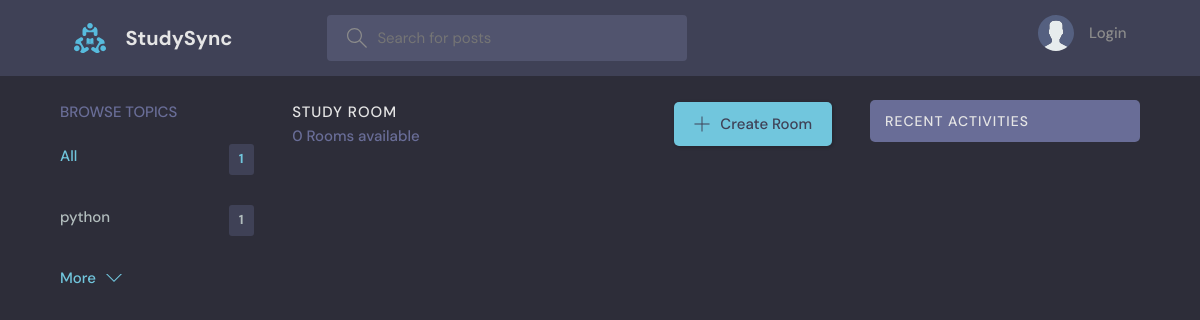
Page /?q=Java on the earlier database version.
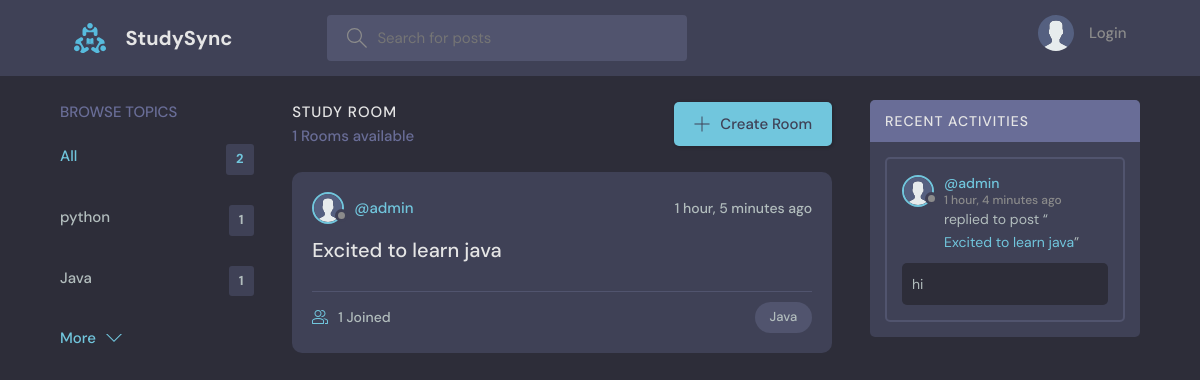
Same page on the later database version.
### discord/models.py (models this page shows, shortened)
class Topic(models.Model):
    name = models.CharField(max_length=200)  # Name of the topic

class Room(models.Model):
    host = models.ForeignKey(CustomUser, on_delete=models.SET_NULL, null=True)
    topic = models.ForeignKey(Topic, on_delete=models.SET_NULL, null=True)
    name = models.CharField(max_length=200)
    description = models.TextField(null=True, blank=True)
    participants = models.ManyToManyField(CustomUser, related_name='participants')
    updated = models.DateTimeField(auto_now=True)
    created = models.DateTimeField(auto_now_add=True)
    class Meta:
        ordering = ['-updated', '-created']
    def __str__(self):
        return self.name

class CustomUser(AbstractUser):
    profile_picture = models.ImageField(upload_to='profiles',default='name.png')

class Message(models.Model):
    user = models.ForeignKey(CustomUser, on_delete=models.CASCADE)
    room = models.ForeignKey(Room, on_delete=models.CASCADE)
    body = models.TextField()
    updated = models.DateTimeField(auto_now=True)
    created = models.DateTimeField(auto_now_add=True)
    class Meta:
        ordering = ['-updated', '-created']

### discord/views.py (the view)
# urls.py: path('', views.home,  name="home"),                  # URL for home page
def home(request):
    q = request.GET.get('q') if request.GET.get('q') is not None else ''
    rooms = Room.objects.filter(
        Q(topic__name__icontains=q) |  # Filter rooms by topic name containing the search query
        Q(name__icontains=q) |          # Filter rooms by name containing the search query
        Q(description__icontains=q)     # Filter rooms by description containing the search query
    )
    topics = Topic.objects.all()[0:5]
    room_count = rooms.count()
    room_messages = Message.objects.filter(Q(room__topic__name__icontains=q))
    context = {
        'rooms': rooms,                 # Filtered rooms
        'topics': topics,               # First 5 topics
        'room_count': room_count,       # Number of filtered rooms
        'room_messages': room_messages  # Filtered messages
    }
    return render(request, 'discord/home.html', context)

### discord/templates/discord/home.html (shortened to what this page needs)
{% extends 'main.html' %}
{% block content %}
    <main class="layout layout--3">
      <div class="container">
        {% include 'discord/topics_component.html' %}
        <div class="roomList">
          <div class="roomList__header">
            <div>
              <h2>Study Room</h2>
              <p>{{room_count}} Rooms available</p>
            </div>
            <a class="btn btn--main" href="{% url 'discord:create-room' %}">
              <svg version="1.1" xmlns="http://www.w3.org/2000/svg" width="32" height="32" viewBox="0 0 32 32">
                <title>add</title>
                <path
                  d="M16.943 0.943h-1.885v14.115h-14.115v1.885h14.115v14.115h1.885v-14.115h14.115v-1.885h-14.115v-14.115z"
                ></path>
              </svg>
              Create Room
            </a>
          </div>
          {% include 'discord/feed_component.html' %}
        </div>
        {% include 'discord/activity_component.html' %}
      </div>
    </main>
{% endblock %}

### discord/templates/discord/topics_component.html
<div class="topics">
    <div class="topics__header">
      <h2>Browse Topics</h2>
    </div>
    <ul class="topics__list">
       <li>
           <a href="{% url 'discord:home' %}" class="active">All <span>{{topics.count}}</span></a>
       </li>
       {% for topic in topics %}
       <li>
           <a href="{% url 'discord:home' %}?q={{topic.name}}">{{topic.name}}<span>{{topic.room_set.all.count}}</span></a>
       </li>
       {% endfor %}
   </ul>
    <a class="btn btn--link" href="{% url 'discord:topics' %}">
      More
      <svg version="1.1" xmlns="http://www.w3.org/2000/svg" width="32" height="32" viewBox="0 0 32 32">
        <title>chevron-down</title>
        <path d="M16 21l-13-13h-3l16 16 16-16h-3l-13 13z"></path>
      </svg>
    </a>
  </div>

### discord/templates/discord/feed_component.html (shortened to what this page needs)
{% for room in rooms %}
{% load static %}
<div class="roomListRoom">
    <div class="roomListRoom__header">
        <a href="{% url 'discord:user-profile' %}" class="roomListRoom__author">
            <div class="avatar avatar--small">
                <img src="{% static 'images/avatar.svg' %}" />
            </div>
            <span>@{{room.host.username}}</span>
        </a>
        <div class="roomListRoom__actions">
            <span>{{room.created|timesince}} ago</span>
        </div>
    </div>
    <div class="roomListRoom__content">
        <a href="{% url 'discord:room' room.id %}">{{room.name}}</a>
    </div>
    <div class="roomListRoom__meta">
        <a href="{% url 'discord:room' room.id %}" class="roomListRoom__joined">
            {{room.participants.all.count}} Joined
        </a>
        <p class="roomListRoom__topic">{{room.topic.name}}</p>
    </div>
</div>
{% endfor %}

### discord/templates/discord/activity_component.html (shortened to what this page needs)
{% load static %}
<div class="activities">
   <div class="activities__header">
       <h2>Recent Activities</h2>
   </div>
   {% for message in room_messages %}
   <div class="activities__box">
       <div class="activities__boxHeader roomListRoom__header">
           <a href="{% url 'discord:user-profile' %}" class="roomListRoom__author">
               <div class="avatar avatar--small">
                   <img src="{% static 'images/avatar.svg' %}" />
               </div>
               <p>
                   @{{message.user.username}}
                   <span>{{message.created|timesince}} ago</span>
               </p>
           </a>
       </div>
       <div class="activities__boxContent">
            <p>replied to post “<a href="{% url 'discord:room' message.room.id %}">{{message.room}}</a>”</p>
            <div class="activities__boxRoomContent">{{message.body}}</div>
       </div>
   </div>
   {% endfor %}
</div>

Differences in the rows shown:
added Topic: name "Java", room_set.all.count "1"
added Room: host.username "admin", created "1 hour, 5 minutes", name "Excited to learn java", participants.all.count "1", topic.name "Java"
added Message: user.username "admin", created "1 hour, 4 minutes", room "Excited to learn java", body "hi"
Other differences:
{{ topics.count }}: "1" → "2"
{{ room_count }}: "0" → "1"
